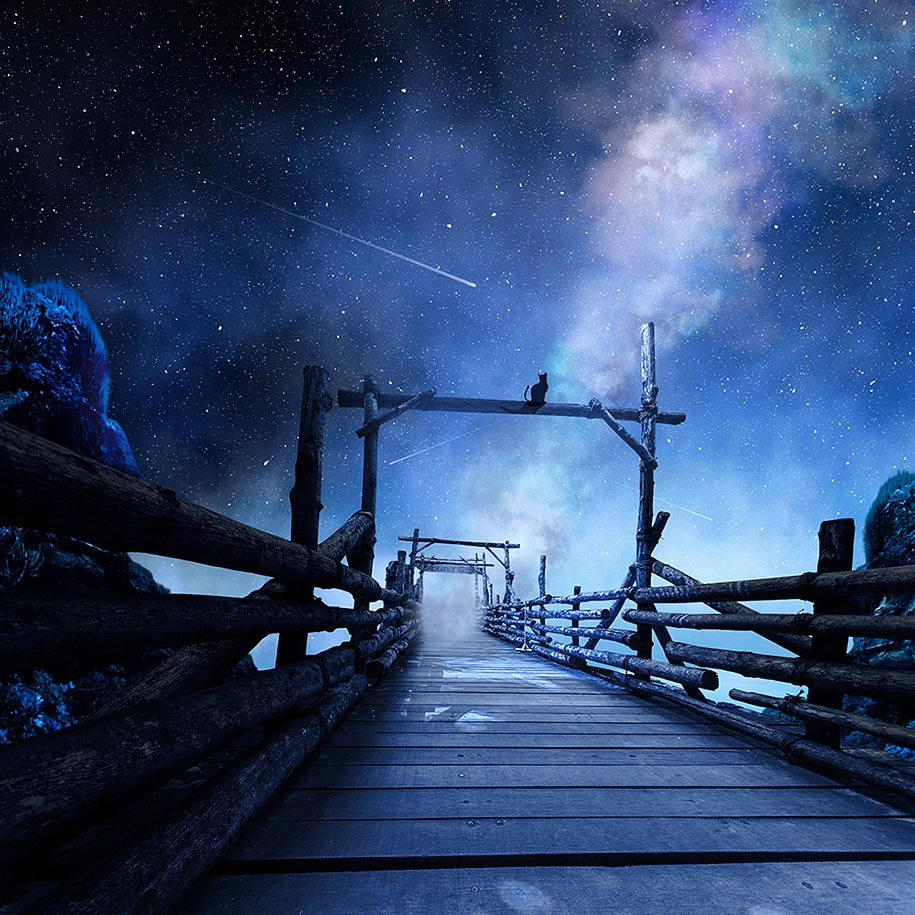
#> input picture images/dream_one.jpg, 915 x 915 px
$ jupyter execute --allow-errors ghammara_notes.ipynb   (shell and % lines are left out)
#> lines starting #> are read from the running program, lines starting #| are printed output that depends on the picture
Ghammara controls the inns and operates enclaves which are legally autonomous, so they can offer sanctuary.

Ghammara sympathizes strongly with Khalashi and their plan to escape the invaders is to migrate to Kal Dorn, the dream world. To do this, they have created a way to record people's dreams and want to use this to find clues about how to enter the dream world permanently.

To process all of the dream data, they will need to write some image processing, machine vision, and computer vision routines.

The tasks might involve edge detection, pattern recognition, image segmentation, perhaps face recognition. As of now I think I'll mostly focus on scikit-image (http://scikit-image.org/docs/dev/auto_examples/) but SimpleCV (simplecv.org) and OpenCV (http://opencv.org/) also look good.

This guy has some notebooks that could be useful: https://github.com/larsyencken/simplecv-demo

[cell 1]
import skimage
from PIL import Image
import numpy as np

Let's begin by importing a simple dream image and doing some analysis.

[cell 2]
my_dream = Image.open("../../images/dream_one.jpg")
#> my_dream is the input picture: PIL image 915x915 RGB; mean R, G, B 49.4, 72.2, 111
dream_array = np.array(my_dream)

[cell 3]
import matplotlib.pyplot as plt
plt.imshow(dream_array)

[cell 4]
from skimage.feature import canny
from skimage.color import rgb2gray

dream_gray = rgb2gray(dream_array)
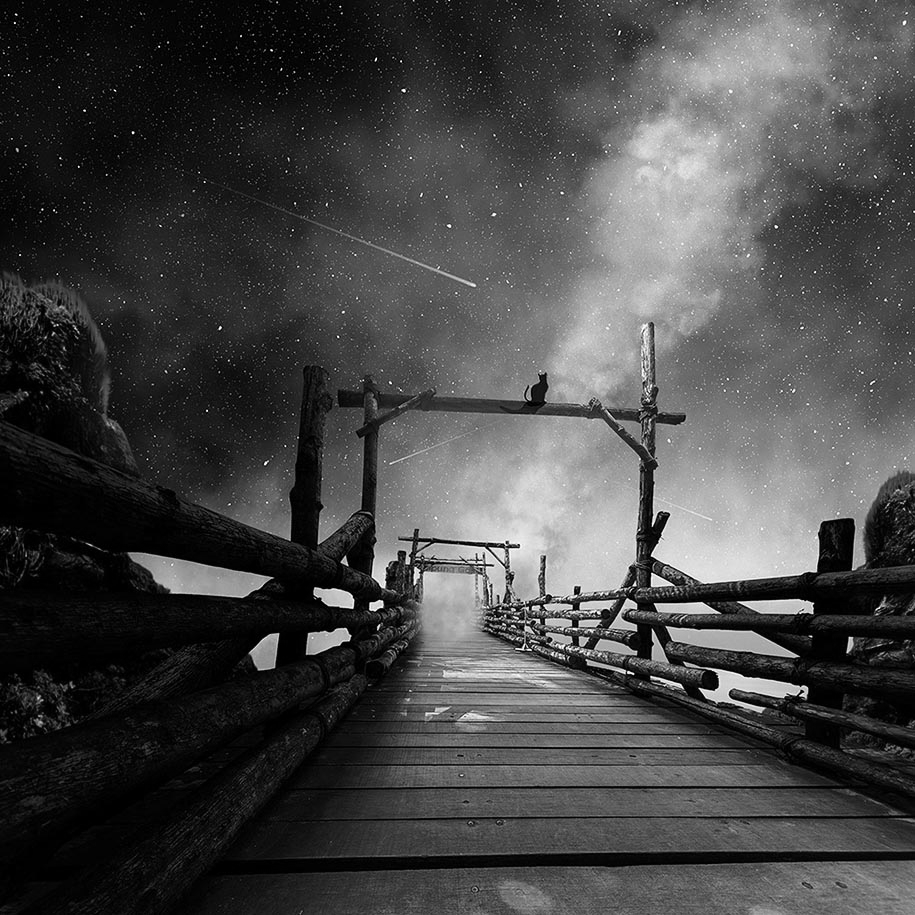
#> dream_gray: shape (915, 915) float64; min 0, max 0.999, mean 0.275
edges = canny(rgb2gray(dream_gray))
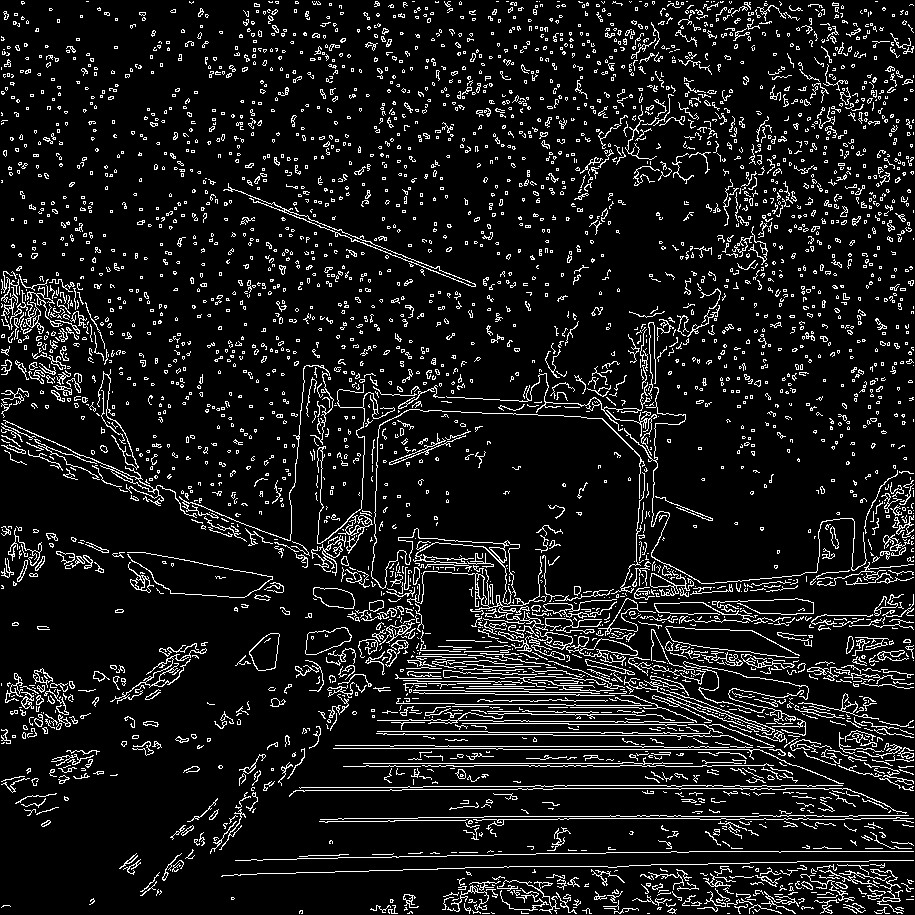
#> edges: shape (915, 915) bool; 9.8% white in thin lines or dots
plt.imshow(edges)
